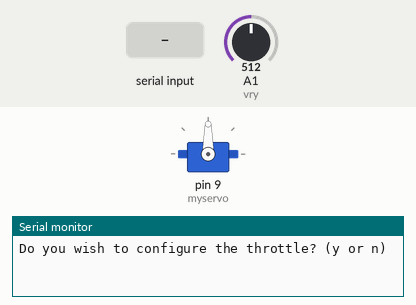
Recording of a sketch running on a simulated Arduino Uno, built with avr-gcc and run on an emulated ATmega328P. On the bench: servo, the last lines printed to the serial monitor. The inputs (shaded band) are chosen by the test bench; at power-on: A1 (vry) = 512.

Above: at 3.8 s.
3.9 s: "y" received over Serial
At 6.4 s:
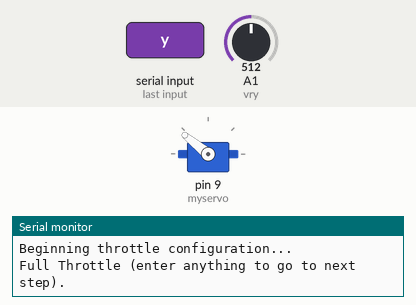
6.9 s: "1" received over Serial
At 7.8 s:
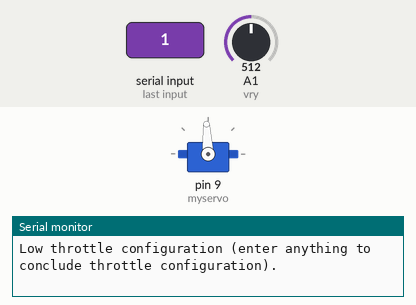
8.4 s: "0" received over Serial
At 9.5 s:
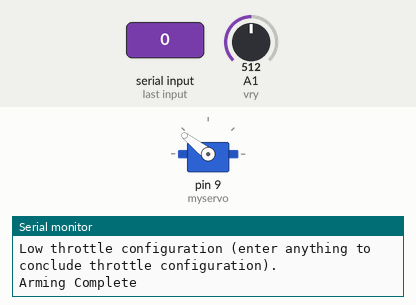
9.9 s: A1 (vry) set to 402
At 10.6 s:
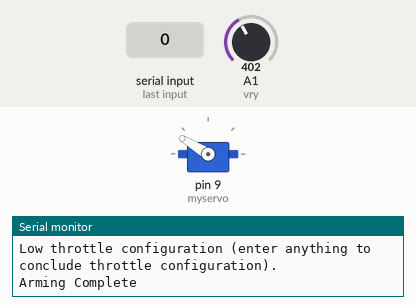
11.4 s: A1 (vry) set to 384
At 11.8 s:
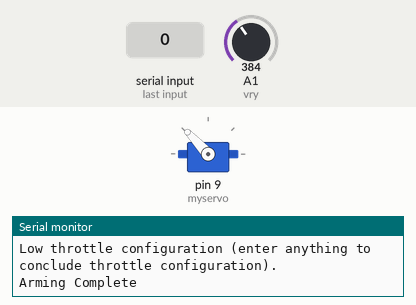
12.9 s: A1 (vry) set to 511
At 14.1 s:
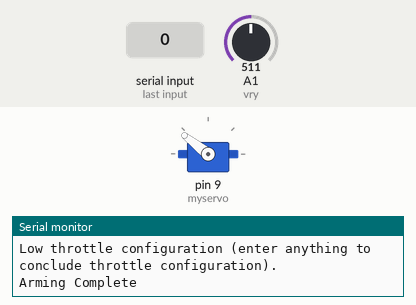
Timing chart, 0 to 15.4 s (numbered marks = the images above; inputs shaded):
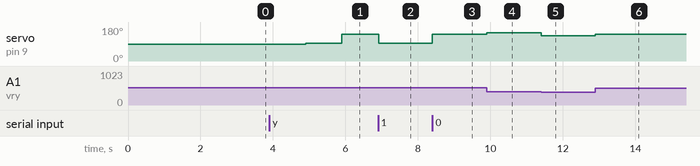

The sketch:

ESC_Test_Code_Joystick.ino
```cpp
#include <Servo.h>

Servo myservo;
int vrx= A0;
int vry = A1;
int btn = 7;
int var = 0;

void setup() {

  myservo.attach (9);
  pinMode (btn, INPUT);

  Serial.begin (9600);

  delay (3000);

  Serial.println ("Do you wish to configure the throttle? (y or n)");

  while(!Serial.available()){}

  if (Serial.readString().equals ("y")){

   Serial.println ("Beginning throttle configuration...");

   Serial.read();

   myservo.writeMicroseconds (1500);

   delay (1000);

   Serial.println ("Full Throttle (enter anything to go to next step).");

   myservo.writeMicroseconds (2000);

   while (!Serial.available()){}

   Serial.println ("Low throttle configuration (enter anything to conclude throttle configuration).");

   Serial.read();

   myservo.writeMicroseconds (1500);

   while (!Serial.available()){}

   Serial.println ("Arming Complete");
  }
}


void loop() {

  var = analogRead (vry);

  if (var >= 750){

    Serial.println (var);
    myservo.writeMicroseconds (1500);

  } else {

    var = (-(var^2) * 250/(377^2)) + 2000;

    myservo.writeMicroseconds (var);
  }
}
```

Measured:
- the behaviour switches between 392 and 391 on A1 (vry) (found by bisection; images 4 and 5)
- after the input at 3.9 s, servo on pin 9 (myservo): 90° → 93° after 1.0 s, → 141° 1.0 s later
- after the input at 6.9 s, servo on pin 9 (myservo): 141° → 93° at once
- after the input at 8.4 s, servo on pin 9 (myservo): 93° → 142° at once
- after the input at 9.9 s, servo on pin 9 (myservo): 142° → 149° at once
- after the input at 11.4 s, servo on pin 9 (myservo): 149° → 133° at once
- after the input at 12.9 s, servo on pin 9 (myservo): 133° → 142° at once
